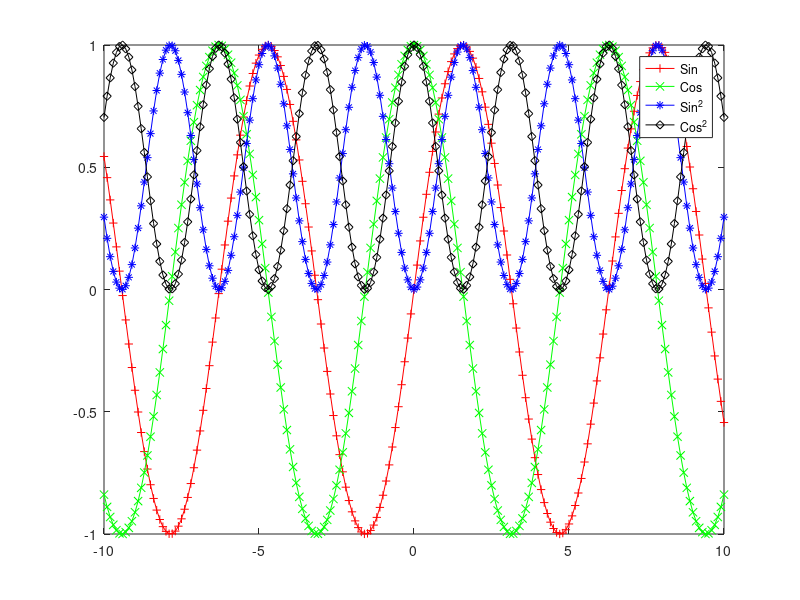

MATLAB code for this plot:
clc
clear
close

x = -10:0.1:10;
y1 = sin(x);
y2 = cos(x);
y3 = sin(x).^2;
y4 = cos(x).^2;

figure
plot(x,y1,'r-+',x,y2,'g-x',x,y3,'b-*',x,y4,'k-d')
legend('Sin','Cos','Sin^2','Cos^2')